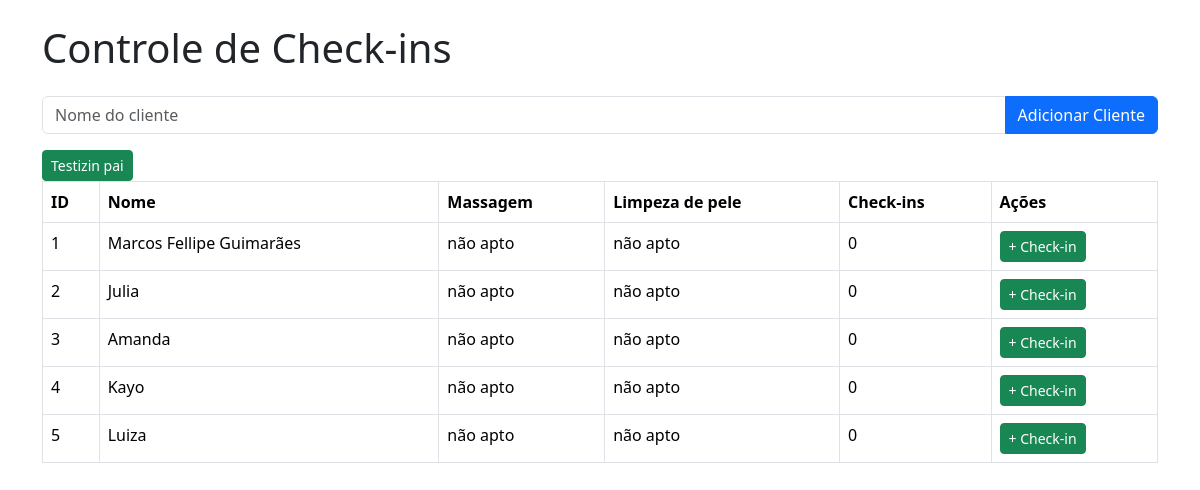
The page / on the database its author committed.
### tables this page shows
CREATE TABLE "clientes" (
        id INTEGER PRIMARY KEY AUTOINCREMENT,
        nome TEXT NOT NULL,
        status_massagem BOOLEAN DEFAULT FALSE,
        status_limpeza BOOLEAN DEFAULT FALSE,
        checkins INTEGER DEFAULT 0
    );

### app/views.py (the view)
@app.route("/")
def homepage():
    conn = get_db_connection()
    clientes = conn.execute('SELECT * FROM clientes').fetchall()
    conn.close()
    return render_template('index.html', clientes=clientes)

### app/views.py (called while the page is built)
def get_db_connection():
    conn = sqlite3.connect('checkins.db')
    conn.row_factory = sqlite3.Row
    return conn

### app/templates/index.html (shortened to what this page needs)
<!DOCTYPE html>
<html lang="pt-br">
<head>
  <link href="https://cdn.jsdelivr.net/npm/bootstrap@5.3.2/dist/css/bootstrap.min.css" rel="stylesheet">
</head>
<body class="p-4">
  <div class="container">
    <h1 class="mb-4">Controle de Check-ins</h1>
    <form action="/adicionar" method="post" class="mb-3">
      <div class="input-group">
        <input type="text" name="nome" class="form-control" placeholder="Nome do cliente" required>
        <button class="btn btn-primary">Adicionar Cliente</button>
      </div>
    </form>
    <a href="/teste" class="btn btn-success btn-sm">Testizin pai</a>
    <table class="table table-bordered">
      <thead>
        <tr>
          <th>ID</th>
          <th>Nome</th>
          <th>Massagem</th>
          <th>Limpeza de pele</th>
          <th>Check-ins</th>
          <th>Ações</th>
        </tr>
      </thead>
      <tbody>
        {% for cliente in clientes %}
        <tr>
          <td>{{ cliente.id }}</td>
          <td>{{ cliente.nome }}</td>
          {% if cliente.status_massagem %}
            <td>apto para agendar massagem</td>
          {% else %}
            <td>não apto</td>
          {% endif %}
          {% if cliente.status_limpeza %}
            <td>apto para agendar limpeza</td>
          {% else %}
            <td>não apto</td>
          {% endif %}
          <td>{{ cliente.checkins }}</td>
          <td>
            <a href="/checkin/{{ cliente.id }}" class="btn btn-success btn-sm">+ Check-in</a>
          </td>
        </tr>
        {% endfor %}
      </tbody>
    </table>
  </div>
</body>
</html>

### rows shown on the page
clientes: id "1", nome "Marcos Fellipe Guimarães", status_massagem "não apto", status_limpeza "não apto", checkins "0"
clientes: id "2", nome "Julia", status_massagem "não apto", status_limpeza "não apto", checkins "0"
clientes: id "3", nome "Amanda", status_massagem "não apto", status_limpeza "não apto", checkins "0"
clientes: id "4", nome "Kayo", status_massagem "não apto", status_limpeza "não apto", checkins "0"
clientes: id "5", nome "Luiza", status_massagem "não apto", status_limpeza "não apto", checkins "0"
